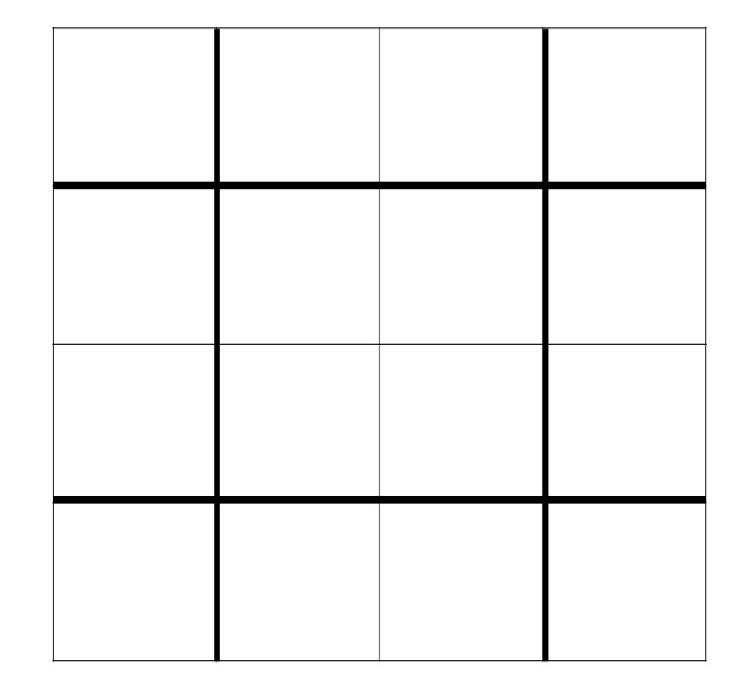
#> input picture Assignments/Assignment 3/edgeDetectionImage.PNG, 745 x 686 px
$ python 'Solution 2.py'
#> lines starting #> are read from the running program, lines starting #| are printed output that depends on the picture; after the words box and inside, x2 and y2 are one past the last pixel; in counts of white or black regions, pixels touching at a corner belong together
import numpy as np
import cv2 as cv
from scipy.fft import fft2, ifft2
import matplotlib.pyplot as plt

# Import image
img = cv.imread('../edgeDetectionImage.PNG')
#> img is the input picture: shape (686, 745, 3); min 0, max 255, mean 244.6

grayImage = cv.cvtColor(img, cv.COLOR_BGR2GRAY)

# X Component of Sobel Mask (X Component finds vertical lines)
xSobelMask = np.array([[-1, 0, 1],
                       [-2, 0, 2],
                       [-1, 0, 1]])

# Y Component of Sobel Mask (Y Component find horizontal lines)
ySobelMask = np.array([[-1, -2, -1],
                       [0, 0, 0],
                       [1, 2, 1]])

# Apply 2D fft to x and y components of sobel mask
# S= parameter allows for zero padding by passing in the shape of the original image
xSobelFFT = fft2(xSobelMask, s=grayImage.shape)
ySobelFFT = fft2(ySobelMask, s=grayImage.shape)
# Apply 2D fft to gray Image
imageFFT = fft2(grayImage)

# Apply filter to image in frequency domain
xResult = imageFFT * xSobelFFT
yResult = imageFFT * ySobelFFT
# Convert back to space domain for displaying
xResult = ifft2(xResult).real
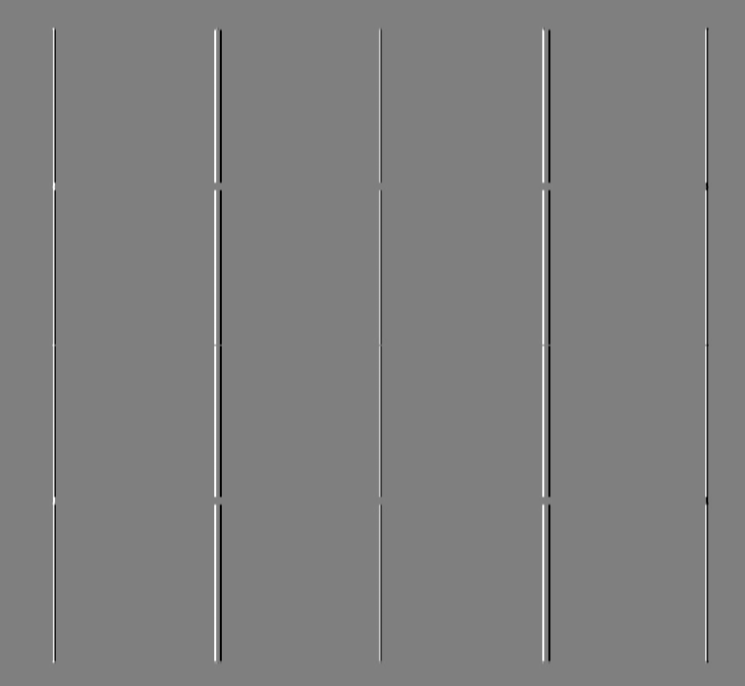
#> xResult: shape (686, 745) float64; min -1020, max 1020, mean 0; drawn with min black and max white
yResult = ifft2(yResult).real
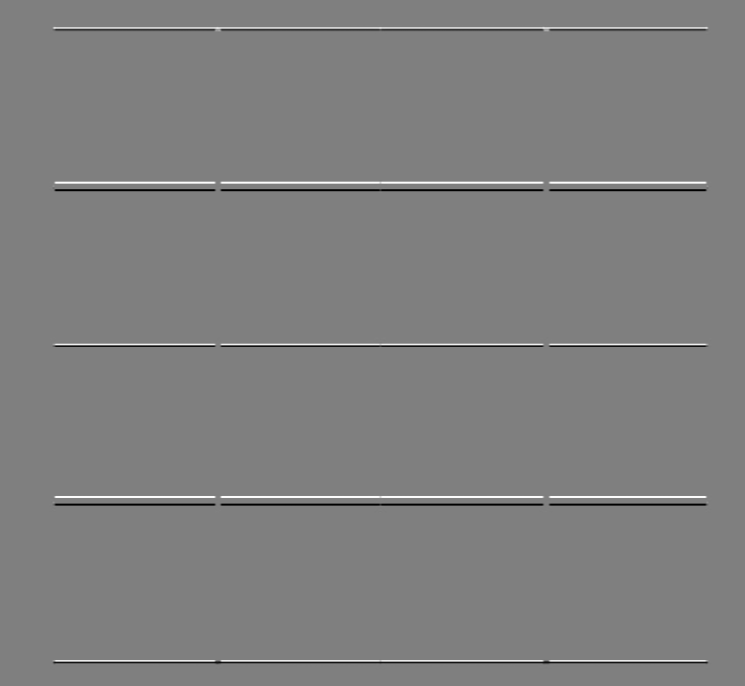
#> yResult: shape (686, 745) float64; min -1020, max 1020, mean 0; drawn with min black and max white
# Find magnitude of sobel mask
sobelMaskMagnitude = np.sqrt(xResult**2 + yResult**2)
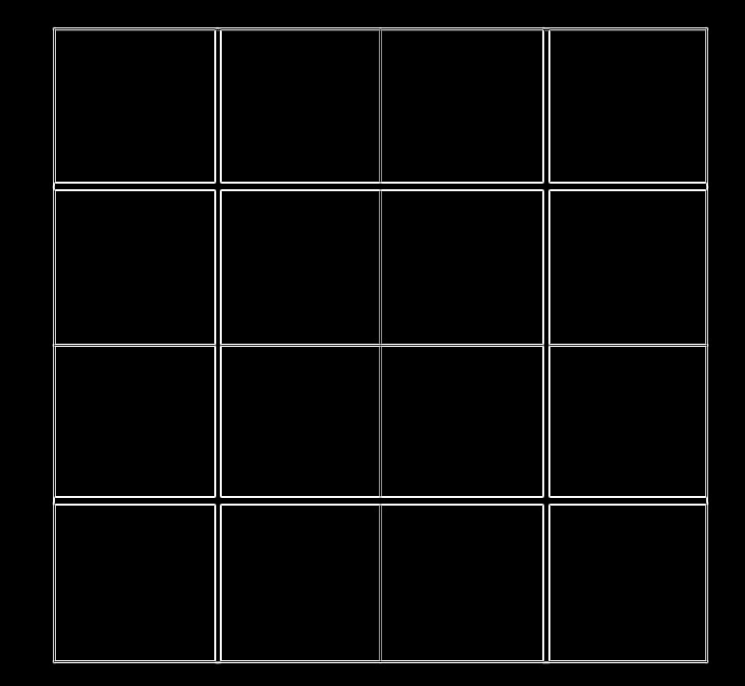
#> sobelMaskMagnitude: shape (686, 745) float64; min 1.29e-16, max 1026.3, mean 34.8; drawn with min black and max white

# Show X Result
cv.imshow('X Sobel Mask; Frequency', xResult)
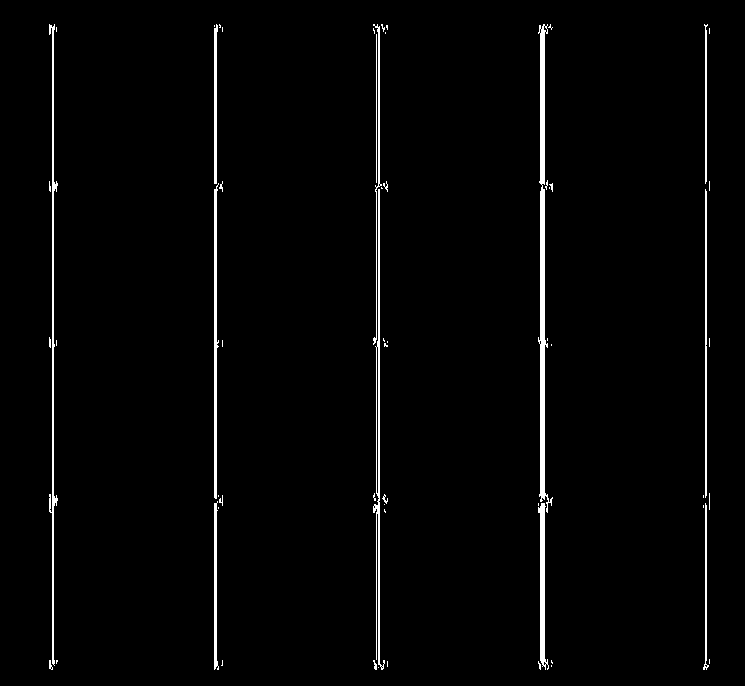
#> window 'X Sobel Mask; Frequency': shape (686, 745); min 0, max 255, mean 5.1
cv.waitKey(0)
# Show Y Result
cv.imshow('Y Sobel Mask; Frequency', yResult)
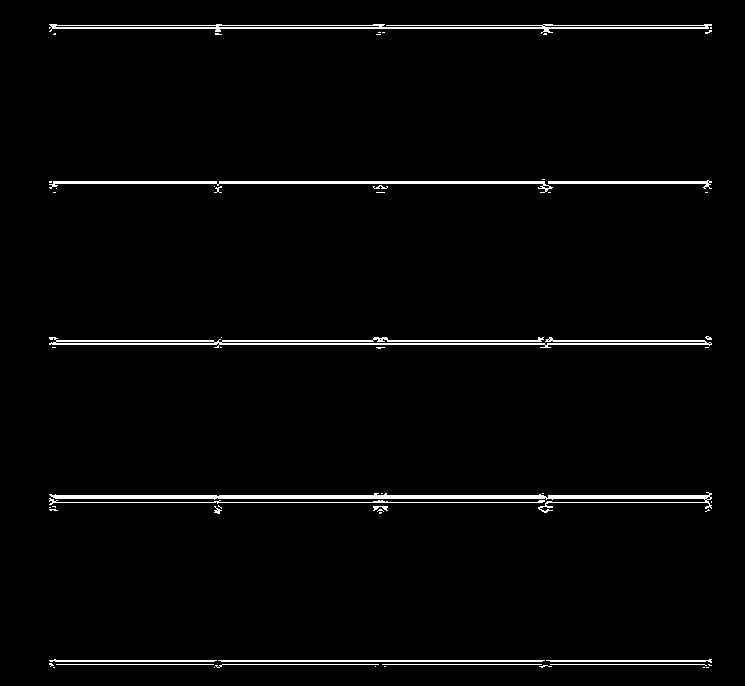
#> window 'Y Sobel Mask; Frequency': shape (686, 745); min 0, max 255, mean 6.3
cv.waitKey(0)
# Show magnitude
cv.imshow("Magnitude of Sobel Mask; Frequency", sobelMaskMagnitude)
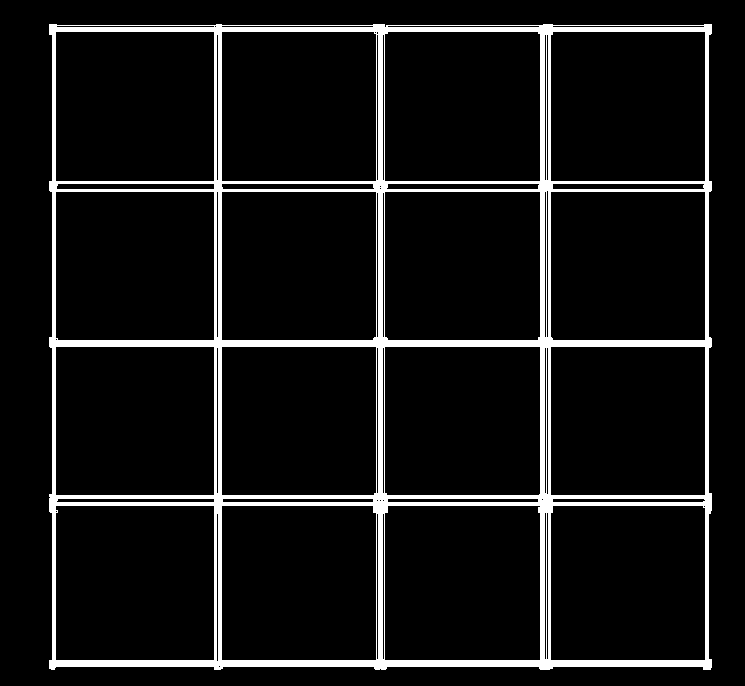
#> window 'Magnitude of Sobel Mask; Frequ': shape (686, 745); 8.2% white; 1 white region, box (x1, y1, x2, y2) and area: (49, 24, 712, 670) 42091
cv.waitKey(0)
